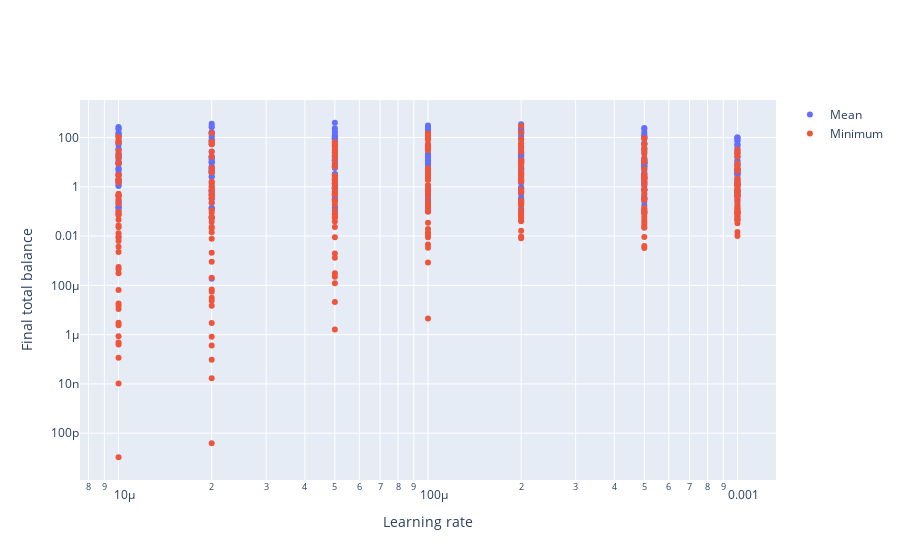

The notebook cell saved with this chart:
### Code cell
go.Figure(
    layout=dict(
        xaxis=dict(title="Learning rate", type="log"),
        yaxis=dict(title="Final total balance", type="log"),
    ),
    data=[
        go.Scatter(
            name="Mean",
            mode="markers",
            x=[result["hyperparameters"]["learning_rate"] for result in results],
            y=[mean_balance(result) for result in results],
        ),
        go.Scatter(
            name="Minimum",
            mode="markers",
            x=[result["hyperparameters"]["learning_rate"] for result in results],
            y=[worst_balance(result) for result in results],
        ),
    ]
)

### Figure 1 — Plotly figure (JSON) as saved in the notebook; plotly's stock layout.template omitted (floating-point values rounded to 4 significant figures; data arrays with more than 128 entries replaced by an {"elided": "..."} marker saying what was removed)
{"data": [{"mode": "markers", "name": "Mean", "type": "scatter", "x": {"elided": "316 float values"}, "y": {"elided": "316 float values"}}, {"mode": "markers", "name": "Minimum", "type": "scatter", "x": {"elided": "316 float values"}, "y": {"elided": "316 float values"}}], "layout": {"xaxis": {"title": {"text": "Learning rate"}, "type": "log"}, "yaxis": {"title": {"text": "Final total balance"}, "type": "log"}}}
